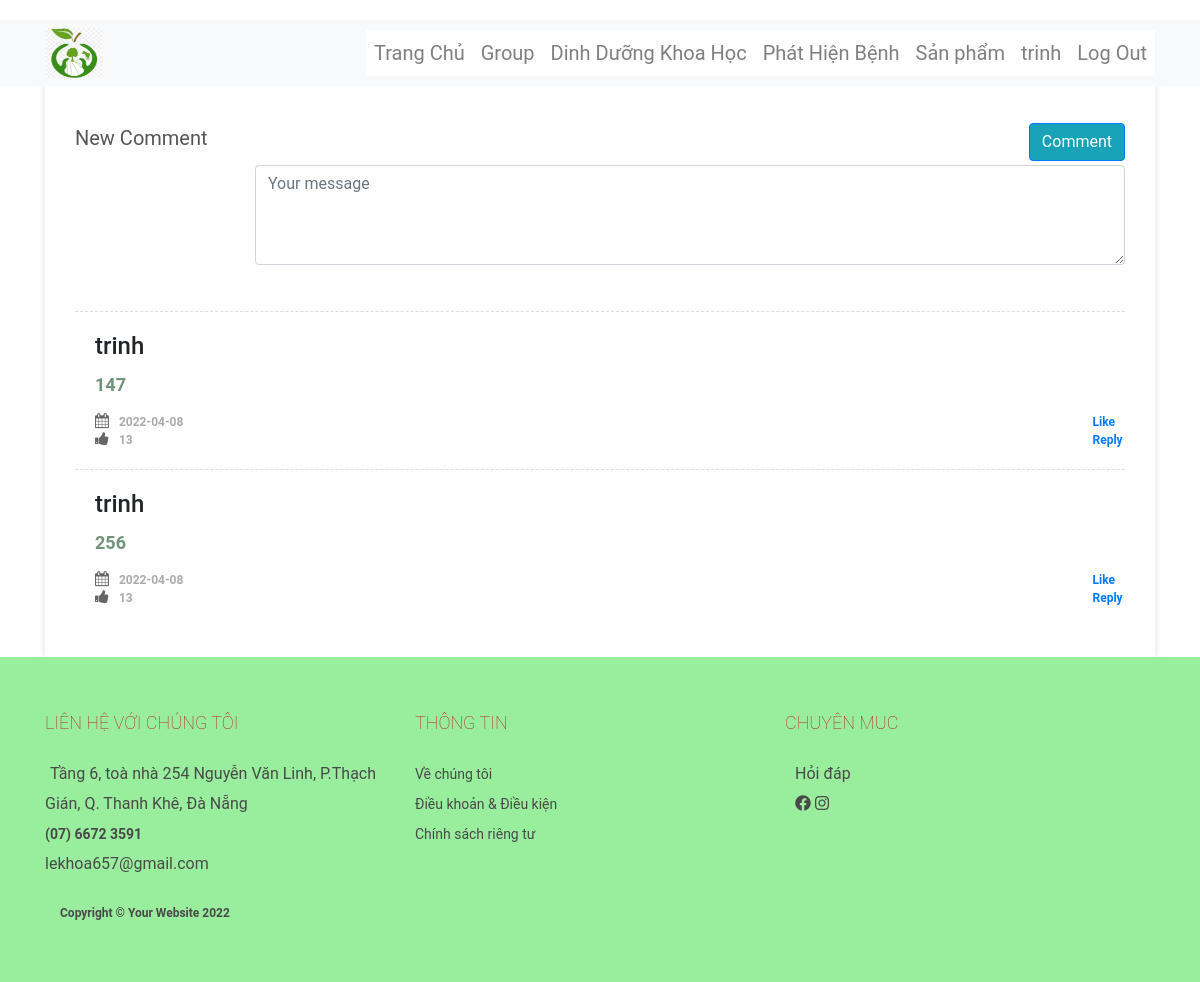
/topic/1 (signed in), run on the app's committed database.
### app.py (models this page shows)
class Comments(db.Model):
    Id_Topic = db.Column(db.Integer, db.ForeignKey('topic.Id_Topic'))
    Id_Account = db.Column(db.Integer, db.ForeignKey('accounts.Id_Account'))
    Id_Comment = db.Column(db.Integer, primary_key= True)
    Description = db.Column(db.String(2000), nullable=False)
    Date_Created = db.Column(db.DateTime, default=datetime.utcnow)

### app.py (the view)
@app.route('/topic/<int:Id_Topic>', methods = ['POST','GET'])
def comment(Id_Topic):
    username = user_name[-1]
    error = None
    now = datetime.now()
    if request.method == 'POST':
        comment_content = request.form['comment']
        new_comment = Comments(Id_Account =  1,Description=comment_content,Id_Topic= Id_Topic,Date_Created = now)
        db.session.add(new_comment)
        db.session.commit()
        return redirect('/topic/'+str(Id_Topic))
    else:
        topic = Topic.query.filter_by(Id_Topic = Id_Topic).all()
        comments = Comments.query.filter_by(Id_Topic = Id_Topic).all()
        return render_template('post_detail.html', comments=comments,topic = topic,username=username)
    return render_template('post_detail.html',username=username)

### templates/post_detail.html (shortened to what this page needs)
<!DOCTYPE html>
<html>
<head>
    <link rel="stylesheet" href="https://cdnjs.cloudflare.com/ajax/libs/font-awesome/6.0.0/css/all.min.css">
    <link rel="stylesheet" href="https://cdn.jsdelivr.net/npm/bootstrap@4.5.3/dist/css/bootstrap.min.css">
    <link rel="stylesheet" href="{{ url_for('static',filename='css/main.css') }}">
</head>
<body>
  <section class="navigation">
    <div class="navbar navbar-expand-md bg-light navbar-light">
        <nav class="container" >
          <a class="navbar-brand" href="#"><img src="{{url_for('static',filename = 'image/logo.png')}}" class="logo" alt=""></a>
          <div class="navbar-brand">
            <ul class="navbar-nav ml-auto">
              <li class="nav-item">
                <a class="nav-link" href="./homepage">Trang Chủ</a>
              </li>
              <li class="nav-item">
                <a class="nav-link" href="./topic">Group</a>
              </li>
              <li class="nav-item">
                <a class="nav-link" href="./dinhduong">Dinh Dưỡng Khoa Học</a>
              </li>
              <li class="nav-item">
                <a class="nav-link" href="./detect">Phát Hiện Bệnh</a>
              </li>
              <li class="nav-item">
                <a class="nav-link" href="./product">Sản phẩm</a>
              </li>
                {%if username%}
              <li class="nav-item">
                  <a class="nav-link" >{{username}}</a>
              </li>
              <li class="nav-item">
                <a class="nav-link" href="./logout" >Log Out</a>
            </li>
              {%else%}
              <li class="nav-item">
                <a class="nav-link" href="./login">Sign in</a>
              </li>
              {%endif%}
            </ul>
        </nav>
    </div>
</section>
<body>
    <div class="container">
        <link href="https://maxcdn.bootstrapcdn.com/font-awesome/4.3.0/css/font-awesome.min.css" rel="stylesheet">
        <section class="post-item" id="comments">
            <div style="margin: 0 30px;">
                <form method = "post">
                    <h3 class="pull-left">New Comment</h3>
                    <button type="submit" class="btn btn-primary pull-right">Comment</button>
                    <fieldset>
                        <div class="row">
                            <div class="col-sm-3 col-lg-2 hidden-xs">
                            </div>
                            <div class="form-group col-xs-12 col-sm-9 col-lg-10">
                                <textarea class="form-control" name = "comment" id="comment" placeholder="Your message" required=""></textarea>
                            </div>
                        </div>
                    </fieldset>
                </form>
                {% for comment in comments %}
                  <div class="media">
                      <div class="media-body">
                           {%if username%}
                          <h4 class="media-heading">{{username}}</h4>
                          {%else%}
                          <h4 class="media-heading">John Doe</h4>
                          {%endif%}
                          <p> {{comment.Description}} </p>
                          <ul class="list-unstyled list-inline media-detail pull-left">
                              <li><i class="fa fa-calendar"></i>{{comment.Date_Created.date()}}</li>
                              <li><i class="fa fa-thumbs-up"></i>13</li>
                          </ul>
                          <ul class="list-unstyled list-inline media-detail pull-right">
                              <li class=""><a href="">Like</a></li>
                              <li class=""><a href="">Reply</a></li>
                          </ul>
                      </div>
                  </div>
                {% endfor %}
            </div>
        </section>
    </div>
    <div class="location">
        <div class="container">
              <div class="footer__contact">
                <div class="body_footter">
                <div class="left">
                <p class="footer__contact-title">LIÊN HỆ VỚI CHÚNG TÔI</p>
                <ul class="footer__contact-list">
                  <li >
                    <a class="footer__contact-address"> Tầng 6, toà nhà 254 Nguyễn Văn Linh, P.Thạch Gián, Q. Thanh
                      Khê, Đà Nẵng</a>
                  </li>
                  <li >
                      <a class="footer__contact-phone">(07) 6672 3591 </a>
                    </li>
                    <li >
                      <a class="footer__contact-mail">
                        lekhoa657@gmail.com
                      </a>
                    </li>
                  </div>
                 <div class="right">
                <p class="footer__contact-title">THÔNG TIN</p>
                  <ul class="footer__shipping">
                    <li>
                      <a>Về chúng tôi</a>
                    </li>
                    <li>
                      <a>Điều khoản &amp; Điều kiện</a>
                    </li>
                    <li>
                      <a>Chính sách riêng tư</a>
                    </li>
                  </ul>
                   </div>
                   <div class="center">
                    <p class="footer__contact-title">CHUYÊN MUC</p>
                    <ul class="footer__center">
                      <li>
                        <a>Hỏi đáp</a>
                      </li>
                      <li>
                        <a class="bth-social" href="https://www.facebook.com/">
                          <i class="fab fa-facebook"></i>
                        </a>
                        <a class="bth-social" href="https://www.instagram.com/">
                          <i class="fab fa-instagram"></i>
                        </a>
                      </li>
                    </ul>
                   </div>
              </div>
                  <div class="col-sm-12 col-md-8">
                    <p class="footer__extend-text">
                      Copyright © Your Website 2022
                    </p>
                  </div>
                  <div className="col-sm-12 col-md-4">
                    <div className="footer__extend-img d-flex justify-content-end">
                    </div>
              </div>
                </div>
              </div>
          </div>
</body>
</html>

### static/css/main.css (style rules this page uses)
* { margin: 0; padding: 0; list-style: none; font-family: "Roboto", Sans-serif; scroll-behavior: smooth; }
p { font-size: 18px; font-weight: 600; color: rgb(113, 148, 121); }
.navbar-brand { list-style-type: none; margin: 0; padding: 0; overflow: hidden; }
.nav-item { float: right ; font-size: 20px; }
.nav-item a { display: block; padding: 8px; background-color: white; }
.logo { width: 58px; height: 50px; }
.navigation { background-color:white ; }
.btn { background-color: #17a2b8; }
.location { background-color: rgb(153, 238, 157); padding: 52px 0 20px; }
.footer__contact-title { color: #bd1d1d; font-size: 18px; font-weight: 100; white-space: nowrap; }
.footer__contact-list { margin-top: 23px; margin-bottom: 25px; line-height: 30px; color: #494949; }
.footer__contact-phone { padding-right: 10px; font-size: 14px; font-family: "Roboto", sans-serif; text-decoration: none; font-weight: 600; }
.footer__contact-address { line-height: 30px; padding-left: 5px; }
.footer__shipping > li > a { margin-left: 0px; font-size: 14px; font-family: "Roboto", sans-serif; text-decoration: none; }
.footer__shipping { margin-top: 23px; margin-bottom: 25px; line-height: 30px; color: #494949; }
.footer__extend-text { color: #494949; font-size: 12px; }
.body_footter { display: flex; }
.body_footter .left { flex: 1; }
.body_footter .right { flex: 1; }
.footer__center { margin-left: 10px; margin-top: 23px; margin-bottom: 25px; line-height: 30px; color: #494949; }
.body_footter .center { flex: 1; }
.footer__contact a { color:#494949 ; text-decoration: none; }
body { margin-top: 20px; }
.post-item { padding: 30px 0; background-color: #FFFFFF; }
.post-item h3 { font-weight: 400; font-size: 20px; color: #555555; margin: 10px 0 15px; padding: 0; }
#comments { box-shadow: 0 -1px 6px 1px rgba(0, 0, 0, 0.1); background-color: #FFFFFF; }
#comments form { margin-bottom: 30px; }
#comments .btn { margin-top: 7px; }
#comments form fieldset { clear: both; }
#comments form textarea { height: 100px; }
#comments .media { border-top: 1px dashed #DDDDDD; padding: 20px 0; margin: 0; }
#comments .media h4 { margin: 0 0 10px; }
#comments .media p { margin-bottom: 15px; text-align: justify; }
#comments .media-detail { margin: 0; }
#comments .media-detail li { color: #AAAAAA; font-size: 12px; padding-right: 10px; font-weight: 600; }
#comments .media-detail li:last-child { padding-right: 0; }
#comments .media-detail li i { color: #666666; font-size: 15px; margin-right: 10px; }

### data on the page
Comments: username "trinh", Description "147", Date_Created "2022-04-08"
Comments: username "trinh", Description "256", Date_Created "2022-04-08"

### other printed values
{{ username }} "trinh"
